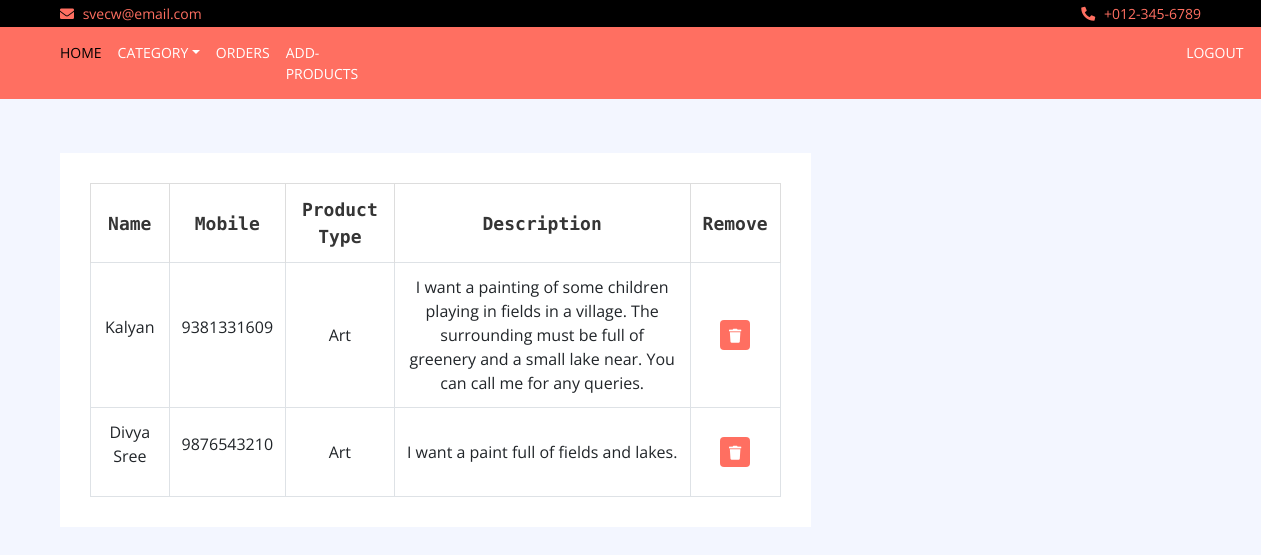
Screenshot of /Toys/requests/ (signed in) with the database file from the repository.
### Toys/models.py (models this page shows, shortened)
class Request(models.Model):
	customer = models.ForeignKey(Customer,on_delete=models.CASCADE)
	ProductType = models.CharField(max_length=20)
	Description = models.TextField(null=False,max_length=200)

class Customer(AbstractBaseUser):
	Email = models.EmailField(null=False,unique=True,max_length=30)
	FirstName=models.CharField(max_length=20,unique=True)
	LastName=models.CharField(max_length=20)
	Mobile=models.CharField(max_length=10)
	is_admin=models.BooleanField(default=False)
	is_active=models.BooleanField(default=True)
	is_staff=models.BooleanField(default=False)
	is_superuser=models.BooleanField(default=False)
	USERNAME_FIELD = 'Email'
	REQUIRED_FIELDS = ['FirstName','LastName','Mobile']
	objects = MyUserManager()

### Toys/views.py (the view)
# urls.py: path('requests/', views.requests, name = 'requests'),
def requests(req):
	if req.user.is_authenticated:
		ad=False
		data = Request.objects.all()
		return render(req,'requests.html',{'data':data,'ad':ad})
	return render(req,'login.html',{'ad':False})

### Toys/templates/requests.html (shortened to what this page needs)
{% load static %}
<!DOCTYPE html>
<html lang="en">
    <head>
        <link href="https://stackpath.bootstrapcdn.com/bootstrap/4.4.1/css/bootstrap.min.css" rel="stylesheet">
        <link href="https://cdnjs.cloudflare.com/ajax/libs/font-awesome/5.10.0/css/all.min.css" rel="stylesheet">
        <link href="{% static 'lib/slick/slick.css' %}" rel="stylesheet">
        <link href="{% static 'lib/slick/slick-theme.css' %}" rel="stylesheet">
        {% load static %}
        <link href="{% static 'style.css' %}" rel="stylesheet" type="text/css">
           </head>
    </head>
    <body>
        <div class="top-bar">
            <div class="container-fluid">
                <div class="row">
                    <div class="col-sm-6">
                        <i class="fa fa-envelope"></i>
                        svecw@email.com
                    </div>
                    <div class="col-sm-6">
                        <i class="fa fa-phone-alt"></i>
                        +012-345-6789
                    </div>
                </div>
            </div>
        </div>
        <div class="nav">
            <div class="container-fluid">
                <nav class="navbar navbar-expand-md bg-dark navbar-dark">
                    <div class="collapse navbar-collapse justify-content-between" id="navbarCollapse" style="padding-top: 7px;padding-bottom: 7px">
                        <div class="navbar-nav mr-auto" >
                            <a href="{% url 'home'%}" class="nav-item nav-link active">Home</a>
                            <div class="nav-item dropdown">
                                <a href="#" class="nav-link dropdown-toggle" data-toggle="dropdown">Category</a>
                            </div>
                            <a href="{% url 'orders'%}" class="nav-item nav-link">Orders</a>
                            <a href="{% url 'image_upload'%}" class="nav-item nav-link">Add-Products</a>
                            <div class="navbar-nav ml-auto">
                            <a href="{% url 'logout'%}" style="padding-left: 820px" class="nav-item nav-link">Logout</a>
                            </div>
                        </div>
                        </div>
                    </div>
            </div>
        <br>
        <div class="cart-page">
            <div class="container-fluid">
                <div class="row">
                    <div class="col-lg-8">
                        <div class="cart-page-inner">
                            <div class="table-responsive">
                                <table class="table table-bordered">
                                    <thead class="thead-dark">
                                        <tr>
                                            <th>Name</th>
                                            <th>Mobile</th>
                                            <th>Product Type</th>
                                            <th>Description</th>
                                            <th>Remove</th>
                                        </tr>
                                    </thead>
                                    <tbody class="align-middle">
                                        {% for row in data %}
                                        <tr>
                                            <td>
                                                    <p> {{row.customer.LastName}} </p>
                                            </td>
                                            <td>
                                                    <p> {{row.customer.Mobile}} </p>
                                            </td>
                                            <td> {{row.ProductType}}</td>
                                            <td type = "textField" rows="7">
                                                {{row.Description}}
                                            </td>
                                            <td><a href="{% url 'removeRequest' row.id %}"><button><i class="fa fa-trash"></i></button></a></td>
                                        </tr>
                                                                               {%endfor%}
                                    </tbody>
                                </table>
                            </div>
                        </div>
                    </div>
                    </div>
                </div>
            </div>
    </body>
</html>

### Toys/assets/style.css (style rules this page uses)
body { color: #353535; font-family: 'Open Sans', sans-serif; font-weight: 400; background: #f3f6ff; }
a { color: #FF6F61; }
@media (min-width: 992px) { .container-fluid { padding-right: 60px; padding-left: 60px; } }
.top-bar { padding: 3px 0; font-size: 14px; color: #FF6F61; background: #000000; }
.top-bar i { margin-right: 5px; }
.top-bar .col-sm-6:first-child { text-align: left; }
.top-bar .col-sm-6:last-child { text-align: right; }
.nav { position: relative; }
@media (min-width: 992px) { .nav .container-fluid { padding-left: 52px; padding-right: 52px; } }
.nav .navbar { height: 100%; padding: 0; }
@media (min-width: 768px) { .nav, .nav .navbar { background: #FF6F61 !important; } }
@media (min-width: 768px) { .nav .navbar-dark a.nav-link { color: #ffffff; font-size: 14px; text-transform: uppercase; } }
@media (min-width: 768px) { .nav .navbar-dark a.nav-link:hover, .nav .navbar-dark a.nav-link.active { color: #000000; } }
.cart-page { position: relative; margin-top: 30px; }
.cart-page .cart-page-inner { padding: 30px; margin-bottom: 30px; background: #ffffff; }
.cart-page .table { width: 100%; text-align: center; margin-bottom: 0; }
.cart-page .table .thead-dark th { font-family: 'Source Code Pro', monospace; font-size: 18px; font-weight: 700; color: #353535; text-align: center; background: transparent; border-color: #dddddd; border-bottom: none; vertical-align: middle; }
.cart-page .table td { font-size: 16px; vertical-align: middle; }
.cart-page .table button { width: 30px; height: 30px; font-size: 14px; text-align: center; color: #ffffff; background: #FF6F61; border: none; border-radius: 4px; }

### rows the page displays
Request: customer.LastName "Kalyan", customer.Mobile "9381331609", ProductType "Art", Description "I want a painting of some children playing in fields in a village. The surrounding must be full of greenery and a small lake near. You can call me for any queries."
Request: customer.LastName "Divya Sree", customer.Mobile "9876543210", ProductType "Art", Description "I want a paint full of fields and lakes."
